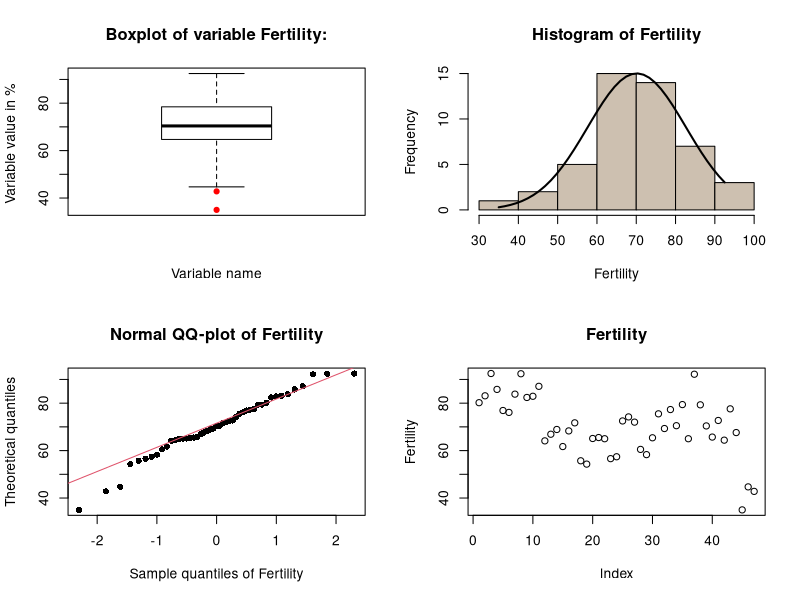
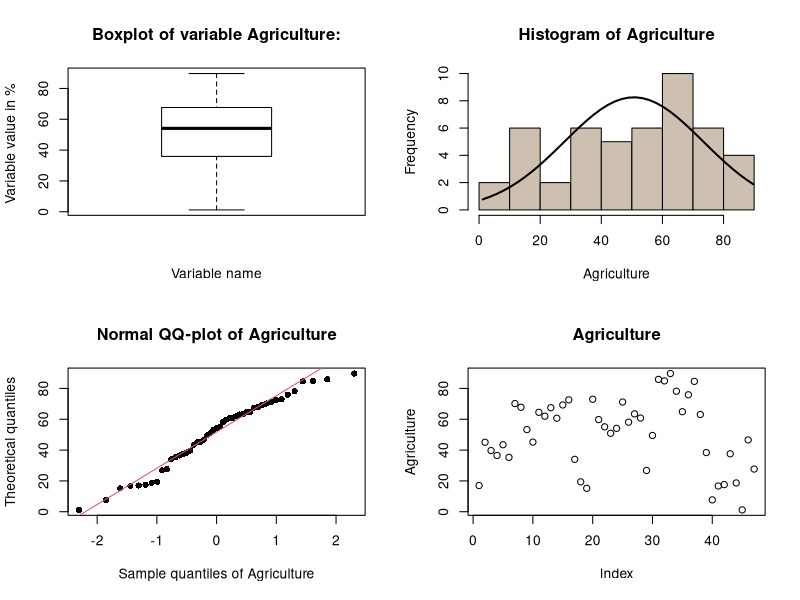
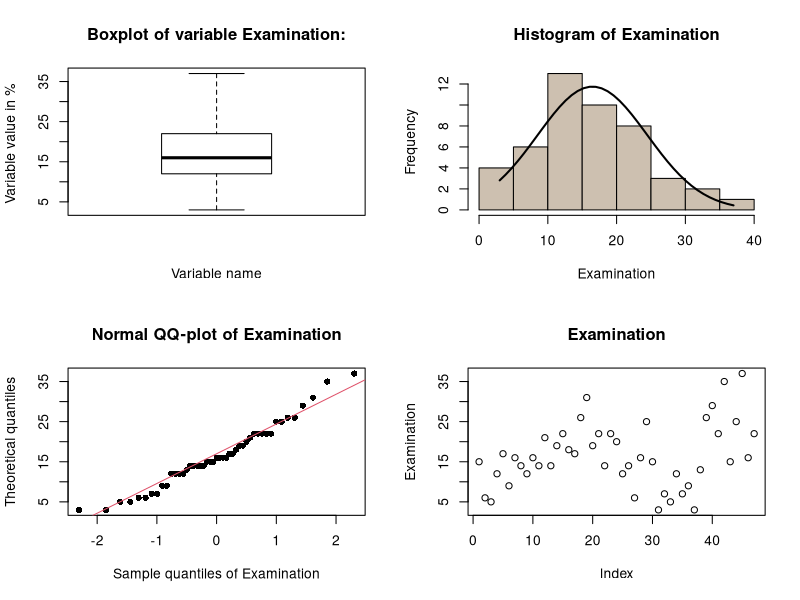
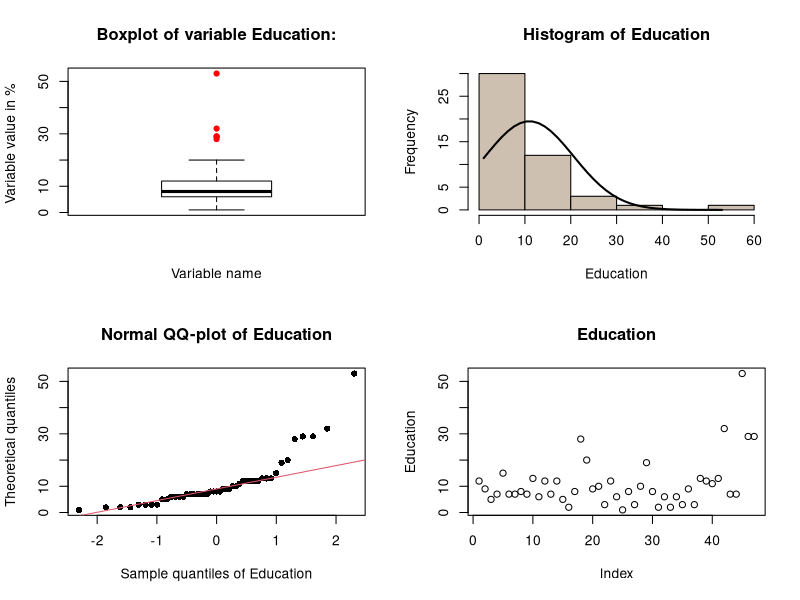
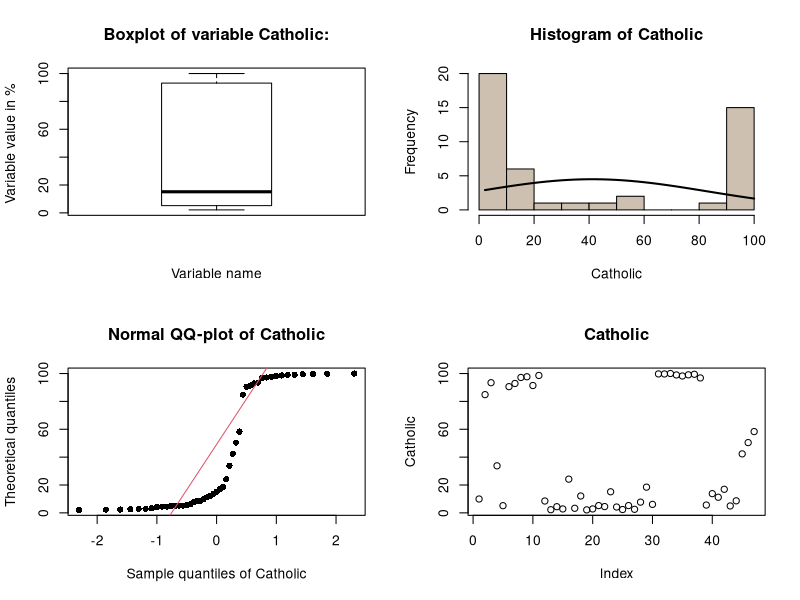
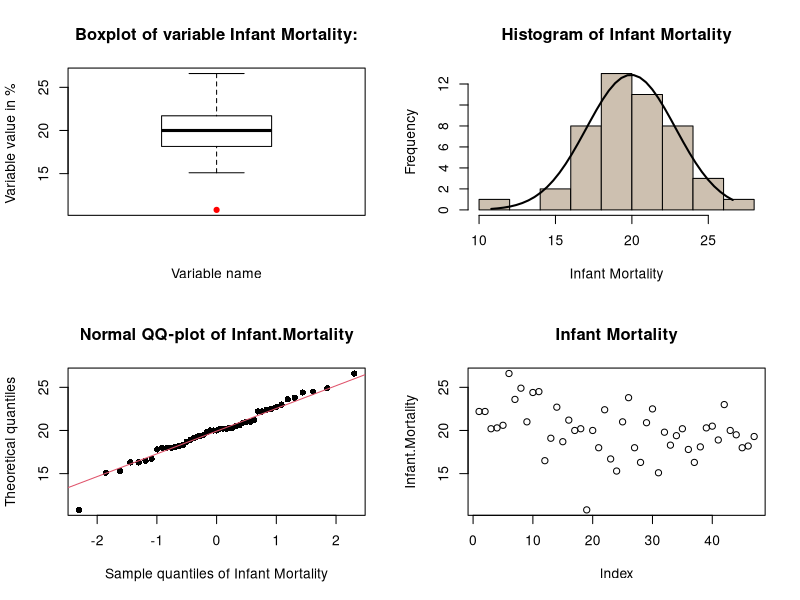
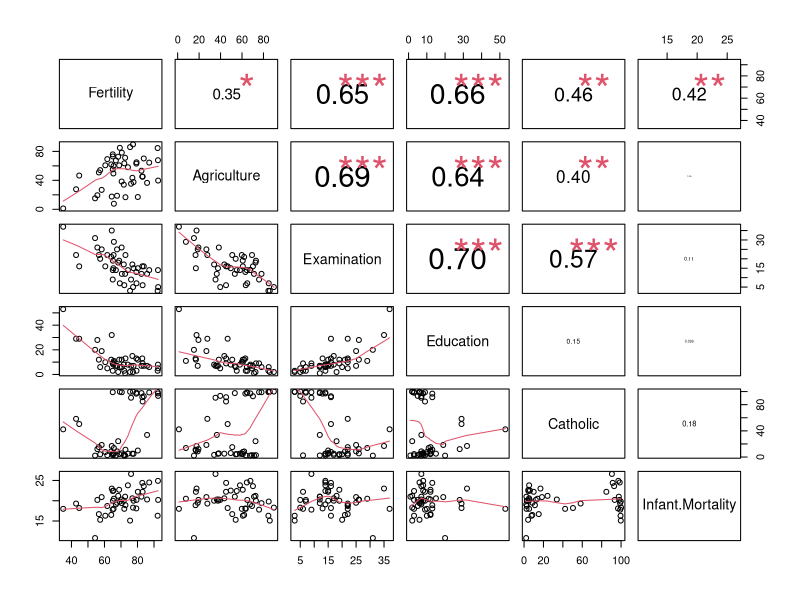
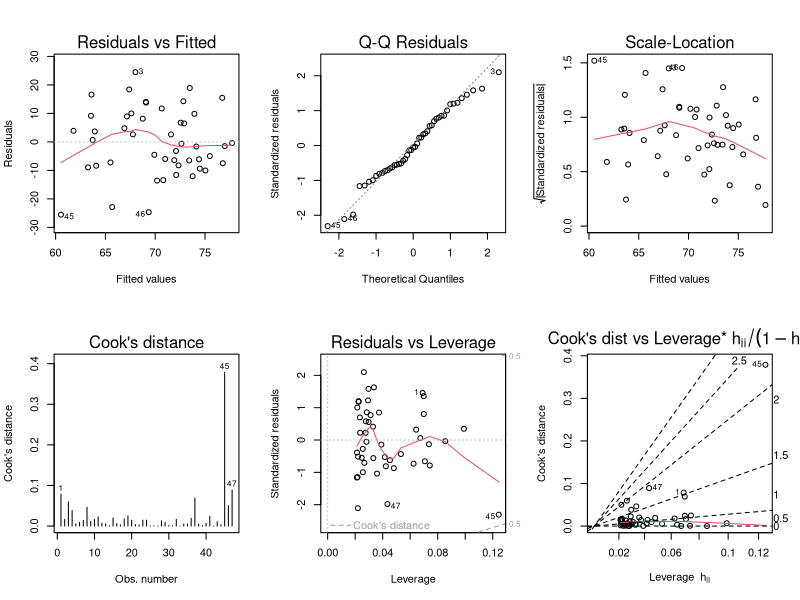

Source code (R) for these figures, in order:
## ---- chunk 1
str(swiss)
## ---- chunk 2
stem(swiss$Fertility)
## ---- chunk 3
par(mfrow=c(2,2))
#Locading dataset in R
attach(swiss)

#Plotting variable Fertility in Boxplot
boxplot(Fertility,
        col = "white", 
        main="Boxplot of variable Fertility:",
        ylab ="Variable value in % ",
        xlab="Variable name",
        outcol="red",
        outpch=19)

#Histogram of Fertility variable from swiss dataset with fitted normal density curve

h1<-hist(swiss$Fertility,col="antiquewhite3",main="Histogram of Fertility",xlab="Fertility");
xfit<-seq(min(swiss$Fertility),max(swiss$Fertility),length=40) 
yfit<-dnorm(xfit,mean=mean(swiss$Fertility),sd=sd(swiss$Fertility)) 
yfit <- yfit*diff(h1$mids[1:2])*length(swiss$Fertility) 
lines(xfit, yfit, col="black", lwd=2)


#QQ plot of the variable Fertility
qqnorm(swiss$Fertility,
       pch=16,
       main="Normal QQ-plot of Fertility",
       xlab="Sample quantiles of Fertility",
       ylab="Theoretical quantiles");
qqline(swiss$Fertility, col = 2);


#Plotting of the variable Fertility with respect to its index.
plot(Fertility, main="Fertility")
## ---- chunk 4
stem(swiss$Agriculture)
## ---- chunk 5
par(mfrow=c(2,2))
#Locading dataset in R
#Plotting variable Agriculture in Boxplot
boxplot(Agriculture,
        col = "white", 
        main="Boxplot of variable Agriculture:",
        ylab ="Variable value in % ",
        xlab="Variable name",
        outcol="red",
        outpch=19)

#Histogram of Agriculture variable from swiss dataset with fitted normal density curve

h1<-hist(swiss$Agriculture,col="antiquewhite3",main="Histogram of Agriculture",xlab="Agriculture");
xfit<-seq(min(swiss$Agriculture),max(swiss$Agriculture),length=40) 
yfit<-dnorm(xfit,mean=mean(swiss$Agriculture),sd=sd(swiss$Agriculture)) 
yfit <- yfit*diff(h1$mids[1:2])*length(swiss$Agriculture) 
lines(xfit, yfit, col="black", lwd=2)


#QQ plot of the variable Agriculture
qqnorm(swiss$Agriculture,
       pch=16,
       main="Normal QQ-plot of Agriculture",
       xlab="Sample quantiles of Agriculture",
       ylab="Theoretical quantiles");
qqline(swiss$Agriculture, col = 2);


#Plotting of the variable Agriculture with respect to its index.
plot(Agriculture,main="Agriculture")
## ---- chunk 6
stem(swiss$Examination)
## ---- chunk 7
par(mfrow=c(2,2))
#Locading dataset in R
#Plotting variable Examination in Boxplot
boxplot(Examination,
        col = "white", 
        main="Boxplot of variable Examination:",
        ylab ="Variable value in % ",
        xlab="Variable name",
        outcol="red",
        outpch=19)

#Histogram of Examination variable from swiss dataset with fitted normal density curve

h1<-hist(swiss$Examination,col="antiquewhite3",main="Histogram of Examination",xlab="Examination");
xfit<-seq(min(swiss$Examination),max(swiss$Examination),length=40) 
yfit<-dnorm(xfit,mean=mean(swiss$Examination),sd=sd(swiss$Examination)) 
yfit <- yfit*diff(h1$mids[1:2])*length(swiss$Examination) 
lines(xfit, yfit, col="black", lwd=2)


#QQ plot of the variable Examination
qqnorm(swiss$Examination,
       pch=16,
       main="Normal QQ-plot of Examination",
       xlab="Sample quantiles of Examination",
       ylab="Theoretical quantiles");
qqline(swiss$Examination, col = 2);


#Plotting of the variable Examination with respect to its index.
plot(Examination,main="Examination")
## ---- chunk 8
stem(swiss$Education)
## ---- chunk 9
par(mfrow=c(2,2))
#Locading dataset in R
#Plotting variable Education in Boxplot
boxplot(Education,
        col = "white", 
        main="Boxplot of variable Education:",
        ylab ="Variable value in % ",
        xlab="Variable name",
        outcol="red",
        outpch=19)

#Histogram of Education variable from swiss dataset with fitted normal density curve

h1<-hist(swiss$Education,col="antiquewhite3",main="Histogram of Education",xlab="Education");
xfit<-seq(min(swiss$Education),max(swiss$Education),length=40) 
yfit<-dnorm(xfit,mean=mean(swiss$Education),sd=sd(swiss$Education)) 
yfit <- yfit*diff(h1$mids[1:2])*length(swiss$Education) 
lines(xfit, yfit, col="black", lwd=2)


#QQ plot of the variable Education
qqnorm(swiss$Education,
       pch=16,
       main="Normal QQ-plot of Education",
       xlab="Sample quantiles of Education",
       ylab="Theoretical quantiles");
qqline(swiss$Education, col = 2);


#Plotting of the variable Education with respect to its index.
plot(Education,main="Education")
## ---- chunk 10
stem(swiss$Catholic)
## ---- chunk 11
par(mfrow=c(2,2))
#Locading dataset in R
#Plotting variable Catholic in Boxplot
boxplot(Catholic,
        col = "white", 
        main="Boxplot of variable Catholic:",
        ylab ="Variable value in % ",
        xlab="Variable name",
        outcol="red",
        outpch=19)

#Histogram of Catholic variable from swiss dataset with fitted normal density curve

h1<-hist(swiss$Catholic,col="antiquewhite3",main="Histogram of Catholic",xlab="Catholic");
xfit<-seq(min(swiss$Catholic),max(swiss$Catholic),length=40) 
yfit<-dnorm(xfit,mean=mean(swiss$Catholic),sd=sd(swiss$Catholic)) 
yfit <- yfit*diff(h1$mids[1:2])*length(swiss$Catholic) 
lines(xfit, yfit, col="black", lwd=2)


#QQ plot of the variable Catholic
qqnorm(swiss$Catholic,
       pch=16,
       main="Normal QQ-plot of Catholic",
       xlab="Sample quantiles of Catholic",
       ylab="Theoretical quantiles");
qqline(swiss$Catholic, col = 2);


#Plotting of the variable Catholic with respect to its index.
plot(Catholic,main="Catholic")
## ---- chunk 12
stem(swiss$Infant.Mortality)
## ---- chunk 13
par(mfrow=c(2,2))
#Locading dataset in R
#Plotting variable Infant Mortality in Boxplot
boxplot(Infant.Mortality,
        col = "white", 
        main="Boxplot of variable Infant Mortality:",
        ylab ="Variable value in % ",
        xlab="Variable name",
        outcol="red",
        outpch=19)

#Histogram of Infant Mortality variable from swiss dataset with fitted normal density curve

h1<-hist(swiss$Infant.Mortality,col="antiquewhite3",main="Histogram of Infant Mortality",xlab="Infant Mortality");
xfit<-seq(min(swiss$Infant.Mortality),max(swiss$Infant.Mortality),length=40) 
yfit<-dnorm(xfit,mean=mean(swiss$Infant.Mortality),sd=sd(swiss$Infant.Mortality)) 
yfit <- yfit*diff(h1$mids[1:2])*length(swiss$Infant.Mortality) 
lines(xfit, yfit, col="black", lwd=2)


#QQ plot of the variable Infant Mortality
qqnorm(swiss$Infant.Mortality,
       pch=16,
       main="Normal QQ-plot of Infant.Mortality",
       xlab="Sample quantiles of Infant Mortality",
       ylab="Theoretical quantiles");
qqline(swiss$Infant.Mortality, col = 2);


#Plotting of the variable Infant Mortality with respect to its index.
plot(Infant.Mortality,main="Infant Mortality")
## ---- chunk 14

par(mfrow=c(1,1))
panel.cor <- function(x, y, digits=2, prefix="", cex.cor) 
{
  usr <- par("usr"); on.exit(par(usr)) 
  par(usr = c(0, 1, 0, 1)) 
  r <- abs(cor(x, y)) 
  txt <- format(c(r, 0.123456789), digits=digits)[1] 
  txt <- paste(prefix, txt, sep="") 
  if(missing(cex.cor)) cex <- 0.8/strwidth(txt) 
  
  test <- cor.test(x,y) 
  # borrowed from printCoefmat
  Signif <- symnum(test$p.value, corr = FALSE, na = FALSE, 
                   cutpoints = c(0, 0.001, 0.01, 0.05, 0.1, 1),
                   symbols = c("***", "**", "*", ".", " ")) 
  
  text(0.5, 0.5, txt, cex = cex * r) 
  text(.7, .7, Signif, cex=cex, col=2) 
}

pairs(swiss, lower.panel=panel.smooth, upper.panel=panel.cor)

## ---- chunk 15
model<-lm(Fertility~Agriculture)
## ---- chunk 16
par(mfrow=c(2,3))
plot(model,which=c(1:6))
summary(model)
